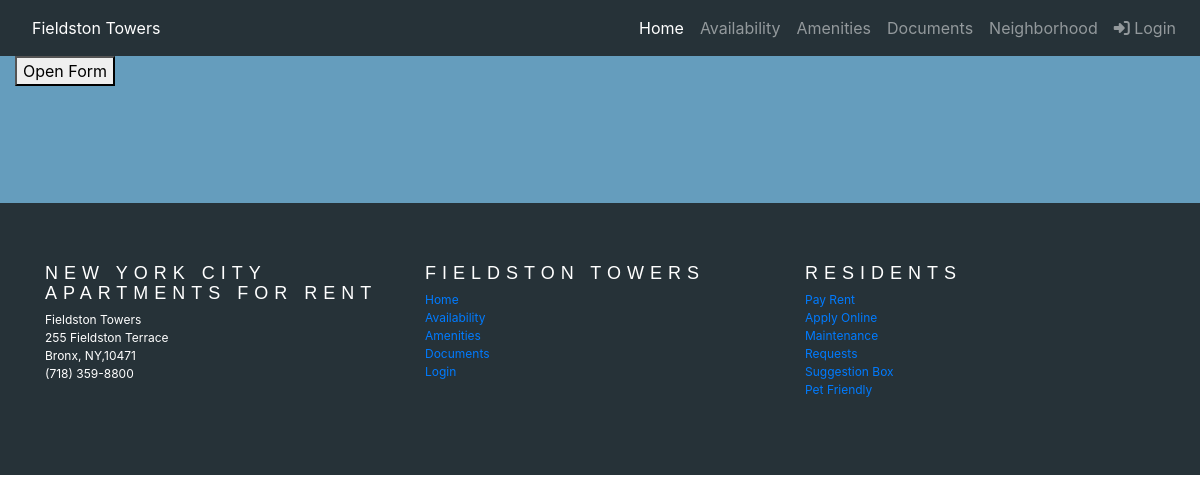
Page /community_board on the earlier database version.
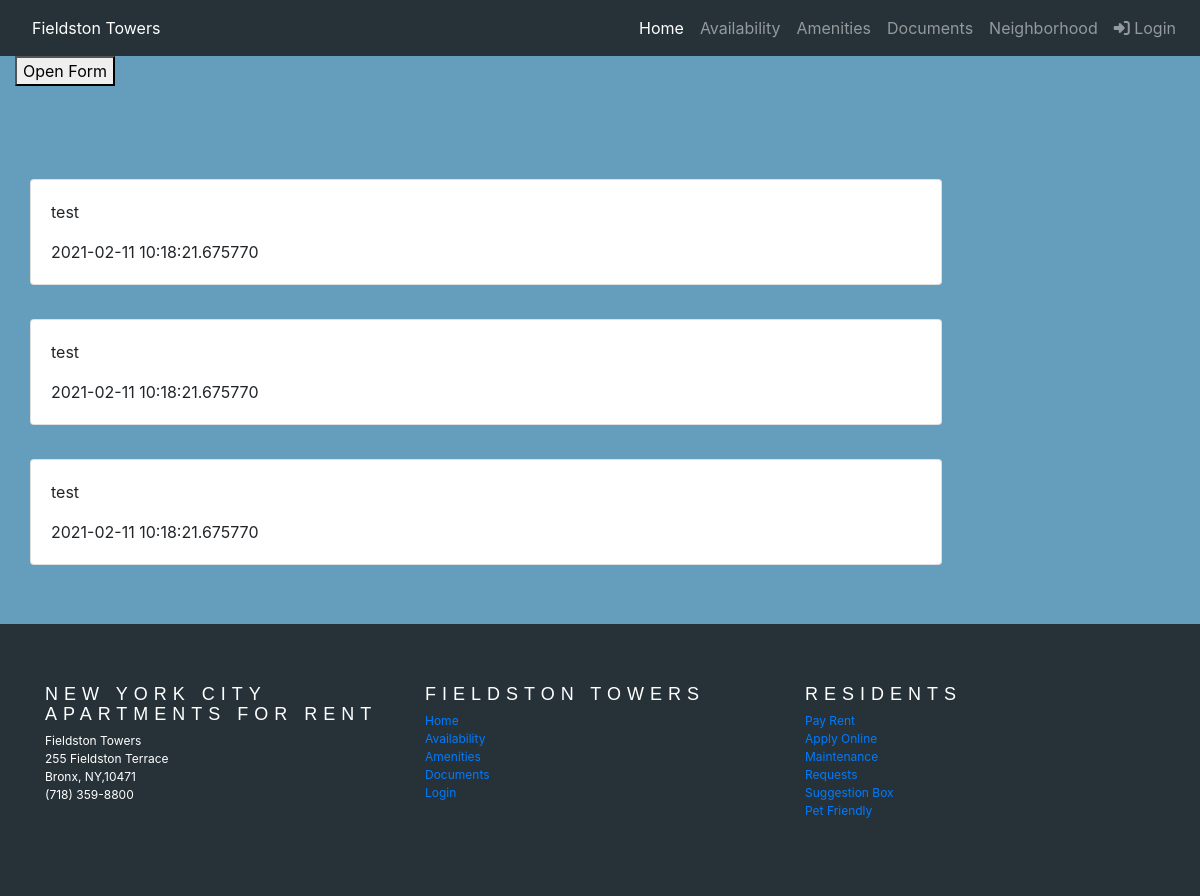
Same page on the later database version.
### app/models.py (models this page shows)
class CommunityBoard(db.Model):
    id = db.Column(db.Integer, primary_key=True)
    body = db.Column(db.String)
    timestamp = db.Column(db.DateTime, index=True, default=datetime.utcnow())
    user_id = db.Column(db.Integer, db.ForeignKey('user.id'))

### app/routes.py (the view)
@app.route('/community_board', methods=['GET', 'POST'])
def community_board():
    form = CommunityBoardForm()
    if form.validate_on_submit():
        community = CommunityBoard(body=form.post.data)
        db.session.add(community)
        db.session.commit()
        flash('Post Successful')
    community = CommunityBoard.query.all()
    return render_template('community.html', form=form,community=community)

### app/templates/community.html (shortened to what this page needs)
{% extends "base.html" %}
{% block custom_styles %}
<link rel="stylesheet" href="{{ url_for('static', filename='css/community.css') }}">
{% endblock %}
{% block content %}
<main class="container-fluid background-blue test">
    <button class="open-button" id="myBtn">Open Form</button>
    <section class="topSpace container">
        {% for c in community %}
        <div class="card card-post-style">
            <div class="card-body">
                <p class="card-text">{{c.body}}</p>
                <p class="card-text">{{c.timestamp}}</p>
            </div>
        </div>
        {% endfor %}
    </section>
</main>
{% endblock %}

### app/templates/base.html (shortened to what this page needs)
<!DOCTYPE html>
<html lang="en">
<head>
    {% block head %}
    <link rel="stylesheet" href="https://stackpath.bootstrapcdn.com/bootstrap/4.3.1/css/bootstrap.min.css"
>
    <link rel="stylesheet" href="{{ url_for('static', filename='css/base.css') }}">
    {% block custom_styles %}{% endblock %}
    {% endblock %}
</head>
<body>
{% block navbar %}
<nav class="navbar navbar-dark navbar-expand-sm">
    {% if current_user.is_authenticated %}
    <a class="nav-link" href="{{ url_for('home') }}">Fieldston Towers</a>
    {% else %}
    <a class="nav-link" href="{{ url_for('index') }}">Fieldston Towers</a>
    {% endif %}
    <div class="collapse navbar-collapse justify-content-end" id="navbarNav">
        <ul class="nav navbar-nav">
            <li class="nav-item active">
                {% if current_user.is_authenticated %}
                <a class="nav-link" href="{{ url_for('home') }}">Home</a>
                {% else %}
                <a class="nav-link" href="{{ url_for('index') }}">Home</a>
                {% endif %}
            </li>
            <li class="nav-item">
                {% if current_user.is_authenticated %}
                <a class="nav-link" href="{{ url_for('maintenance') }}">Maintenance</a>
                {% else %}
                <a class="nav-link"
                   href="https://www.apartments.com/fieldston-terrace-bronx-ny/mknebwh/">Availability</a>
                {% endif %}
            </li>
            <li class="nav-item">
                {% if current_user.is_authenticated %}
                <a class="nav-link" href="{{ url_for('events') }}">Event Calander</a>
                {% else %}
                <a class="nav-link" href="{{ url_for('amenities') }}">Amenities</a>
                {% endif %}
            </li>
            <li class="nav-item">
                <a class="nav-link" href="{{ url_for('documents') }}">Documents</a>
            </li>
            <li class="nav-item dropdown">
                <a class="nav-link" href="{{ url_for ('neighborhood') }}">Neighborhood</a>
            </li>
            <li class="nav-item">
                {% if current_user.is_anonymous %}
                <a class="nav-link" href="{{ url_for('login') }}"><span class="fas fa-sign-in-alt"></span> Login</a>
                {% else %}
                <a class="nav-link" href="{{ url_for('logout') }}"><span class="fas fa-sign-in-alt"></span>
                    Logout</a>
                {% endif %}
            </li>
        </ul>
    </div>
</nav>
{% endblock %}
{% block content %}
{% endblock %}
{% block footer %}
<footer id="footer" class="container-fluid topSpace">
    <div class="container">
        <div class="row">
            <div class="col l6 s12">
                <h4 class="footerTitles">New York City Apartments for Rent</h4>
                <p id="footerText">
                    Fieldston Towers<br/>
                    255 Fieldston Terrace<br/>
                    Bronx, NY,10471<br/>
                    (718) 359-8800<br/>
                </p>
            </div>
            <div class="col l4 s12">
                <h4 class="footerTitles">Fieldston Towers</h4>
                <ul class="footerList">
                    {% if current_user.is_authenticated %}
                    <li><a href="{{ url_for('home') }}">Home</a></li>
                    {% else %}
                    <li><a href="{{ url_for('index') }}">Home</a></li>
                    {% endif %}
                    {% if current_user.is_authenticated %}
                    <li><a href="{{ url_for('maintenance') }}">Maintenance</a></li>
                    {% else %}
                    <li><a
                            href="https://www.apartments.com/fieldston-terrace-bronx-ny/mknebwh/">Availability</a></li>
                    {% endif %}
                    {% if current_user.is_authenticated %}
                    <li><a href="{{ url_for('events') }}">Event Calander</a></li>
                    {% else %}
                    <li><a href="{{ url_for('amenities') }}">Amenities</a></li>
                    {% endif %}
                    <li><a href="{{ url_for('documents') }}">Documents</a></li>
                    <li><a href="{{ url_for('login') }}">Login</a></li>
                </ul>
            </div>
            <div class="col l2 s12">
                <h4 class="footerTitles">Residents</h4>
                <ul class="footerList">
                    <li><a href="#">Pay Rent</a></li>
                    <li><a href="#">Apply Online</a></li>
                    <li><a href="#">Maintenance</a></li>
                    <li><a href="#">Requests</a></li>
                    <li><a href="#">Suggestion Box</a></li>
                    <li><a href="#">Pet Friendly</a></li>
                </ul>
            </div>
        </div>
    </div>
</footer>
{% endblock %}
</body>
</html>

### app/static/css/base.css (style rules this page uses)
nav { background-color: #263238; }
.nav-link { color: white; }
#footer { background-color: #263238; }
.footerTitles { font-family: Raleway, sans-serif; letter-spacing: 6px; font-weight: 400; text-transform: uppercase; font-size: 18px; line-height: 20px; color:white; magrin:1.14rem 0 0.912rem 0; }
.footerList { padding-left: 0; list-style-type: none; font-size: 12px; }
#footerText { font-size: 12px; color: white; }
.topSpace { padding:5% 0; }
.background-blue { background-color: #659dbd; background-repeat: no-repeat; background-size: auto; }

### app/static/css/community.css (style rules this page uses)
.card-post-style { width: 80%; margin-top: 3%; }

Differences in the rows shown:
added CommunityBoard: body "test", timestamp "2021-02-11 10:18:21.675770"
added CommunityBoard: body "test", timestamp "2021-02-11 10:18:21.675770"
added CommunityBoard: body "test", timestamp "2021-02-11 10:18:21.675770"
